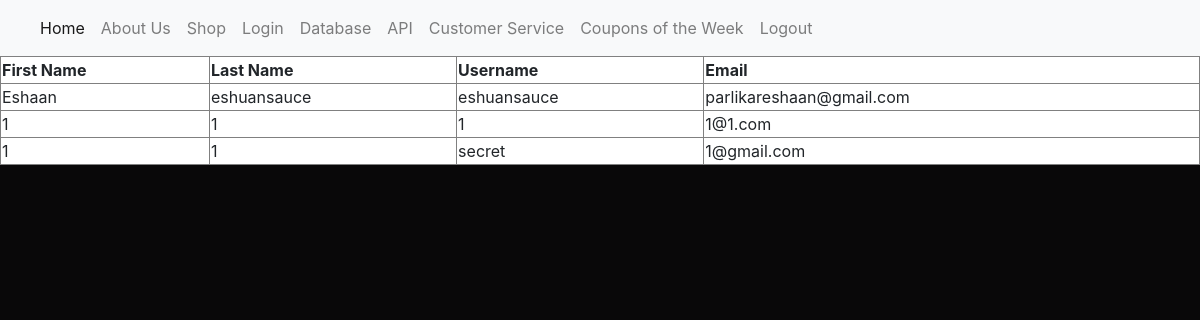
/database (signed in), run on an earlier commit of the app's database.
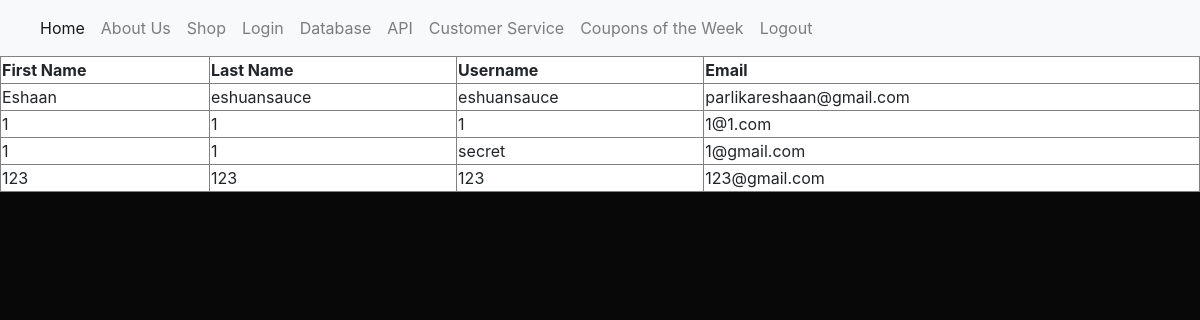
And on a later commit of the database.
### main.py (models this page shows, shortened)
class User(UserMixin, db.Model):
    id = db.Column(db.Integer, primary_key=True)
    first_name = db.Column(db.String(255), unique=False, nullable=False)
    last_name = db.Column(db.String(255), unique=False, nullable=False)
    username = db.Column(db.String(255), unique=True, nullable=False)
    email = db.Column(db.String(255), unique=True, nullable=False)
    password_hash = db.Column(db.String(128))

### main.py (the view)
@app.route('/database')
@login_required
def index():
    data = User.query.all()
    return render_template('database.html', data=data)

### main.py (called while the page is built)
@login.user_loader
def load_user(id):
    return User.query.get(int(id))

### templates/database.html
{% extends "base.html" %}
{% block content %}
<table style="width: 100%; height: 100%; background-color: #ffffff;" border="1">
        <thead>
        <tr>
            <th>First Name</th>
            <th>Last Name</th>
            <th>Username</th>
            <th>Email</th>
        </tr>
        </thead>
        <tbody>
        {% for user in data %}
        <tr>
            <td>{{ user.first_name }}</td>
            <td>{{user.last_name}}</td>
            <td>{{user.username}}</td>
            <td>{{user.email}}</td>
        </tr>
        {% endfor %}
        </tbody>
</table>
{% endblock %}

### templates/base.html (shortened to what this page needs)
<!doctype html>
<html>
<head>
    <link rel="stylesheet" href="https://stackpath.bootstrapcdn.com/bootstrap/4.3.1/css/bootstrap.min.css">
    <link rel="stylesheet" href="https://cdnjs.cloudflare.com/ajax/libs/font-awesome/4.7.0/css/font-awesome.min.css">
</head>
<body style="background-color:#090809;">
<nav class="navbar navbar-expand-lg navbar-light bg-light">
    <div class="collapse navbar-collapse" id="navbarNavAltMarkup">
        <div class="navbar-nav">
            <a class="nav-link active" href="/">Home <span class="sr-only">(current)</span></a>
            <a class="nav-link" href="/testimonial">About Us</a>
            <a class="nav-link" href="/index">Shop</a>
            <a class="nav-link" href="/login">Login</a>
            <a class="nav-link" href="/database">Database</a>
            <a class="nav-link" href="/api">API</a>
            <a class="nav-link" href="/customerservice">Customer Service</a>
            <a class="nav-link" href="/coupon">Coupons of the Week</a>
            <a class="nav-link" href="/logout">Logout</a>
        </div>
    </div>
</nav>
<div>
    {% block content %}
    {% endblock %}
</div>
</body>
</html>

### templates/base.html (style rules this page uses)
html { scroll-behavior: smooth; }

What changed in the data, as far as the page shows it:
added User: first_name "123", last_name "123", username "123", email "123@gmail.com"
